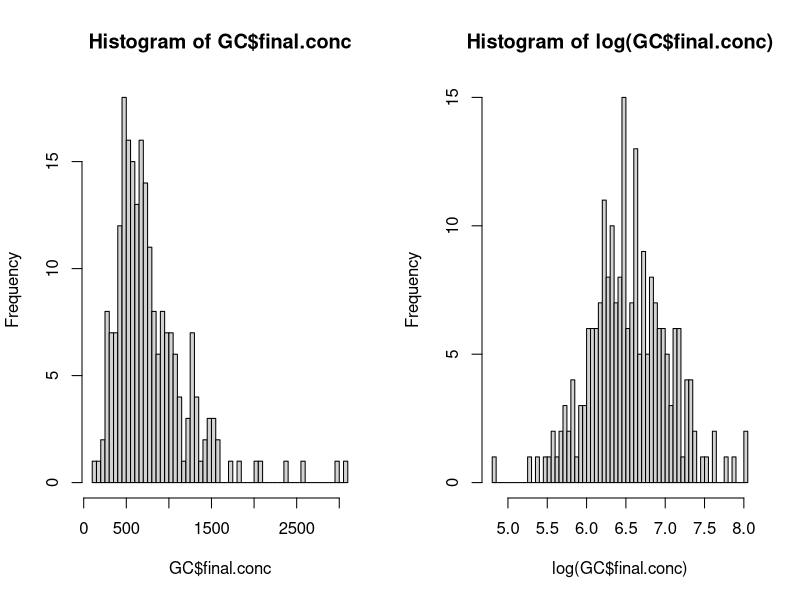

Write R code to recreate this figure. (Note: this script raises an error after producing the figure.)
## ---- chunk 1
knitr::opts_chunk$set(warning=FALSE, message=FALSE)
## ---- chunk 2
x<-c("car", "lme4", "ggplot2", "dplyr", "tibble", "stringr", 'fitdistrplus', 'sjPlot', "condformat", 'kableExtra')
lapply(x, require, character.only = TRUE)
## ---- chunk 3
GC<-read.csv("GCunmatched.csv", h=T)
NEO<-read.csv("NEOunmatched.csv", h=T)
GC_Behavior<-read.csv("GC_behavior_matched.csv")
TL_NEO<-read.csv("Time-lagged_NEO.csv", h=T)
Concurrent_NEO<-read.csv("Concurrent_NEO.csv", h=T)
## ---- chunk 4
par(mfrow=c(1,2)) 
hist(GC$final.conc, breaks=100)
hist(log(GC$final.conc),breaks=100)  
## ---- chunk 5
descdist(log(GC$final.conc), boot= 500)
plotdist(log(GC$final.conc), histo=TRUE, demp=TRUE)
## ---- chunk 6
par(mfrow=c(1,2)) 
hist(NEO$NEO.CR, breaks=100)
hist((log(NEO$NEO.CR)), breaks=100)
## ---- chunk 7
descdist(log(NEO$NEO.CR), boot= 500)
plotdist(log(NEO$NEO.CR), histo=TRUE, demp=TRUE)
## ---- chunk 8
unloadNamespace("fitdistrplus")
library(dplyr)
## ---- chunk 9
GC.LM1=lm(log(GC.final.conc)~ FreqAllProx + RelRank, data=GC_Behavior)
GC.LM2=lm(log(GC.final.conc)~ FreqTotalGR  + RelRank, data=GC_Behavior)
GC.LM3=lm(log(GC.final.conc)~ FreqGRRec + RelRank, data=GC_Behavior)
GC.LM4=lm(log(GC.final.conc)~ FreqGRGiven + RelRank, data=GC_Behavior)
GC.LM5=lm(log(GC.final.conc)~ FreqTimeSpentCop + RelRank, data=GC_Behavior)
GC.LM6=lm(log(GC.final.conc)~ FreqTimeSpentConsort + RelRank, data=GC_Behavior)
## ---- chunk 10
par(mfrow = c(2,2))
GC.LM1=lm(log(GC.final.conc)~ FreqAllProx + RelRank, data=GC_Behavior)
plot(GC.LM1)


GC.LM2=lm(log(GC.final.conc)~ FreqTotalGR  + RelRank, data=GC_Behavior)
plot(GC.LM2)

GC.LM3=lm(log(GC.final.conc)~ FreqGRRec + RelRank, data=GC_Behavior)
plot(GC.LM3)

GC.LM4=lm(log(GC.final.conc)~ FreqGRGiven + RelRank, data=GC_Behavior)
plot(GC.LM4)

GC.LM5=lm(log(GC.final.conc)~ FreqTimeSpentCop + RelRank, data=GC_Behavior)
plot(GC.LM5)

GC.LM6=lm(log(GC.final.conc)~ FreqTimeSpentConsort + RelRank, data=GC_Behavior)
plot(GC.LM6)
## ---- chunk 11
NEO.TL.LM1=lm(log(NEO.CR)~ FreqAllProx  + RelRank, data=TL_NEO)
NEO.TL.LM2=lm(log(NEO.CR)~ FreqTotalGR + RelRank, data=TL_NEO)
NEO.TL.LM3=lm(log(NEO.CR)~ FreqGRRec + RelRank, data=TL_NEO)
NEO.TL.LM4=lm(log(NEO.CR)~ FreqGRGiven + RelRank, data=TL_NEO)
NEO.TL.LM5=lm(log(NEO.CR)~ FreqTimeSpentCop + RelRank, data=TL_NEO)
NEO.TL.LM6=lm(log(NEO.CR)~ FreqTimeSpentConsort + RelRank, data=TL_NEO)
## ---- chunk 12
par(mfrow = c(2,2))
NEO.TL.LM1=lm(log(NEO.CR)~ FreqAllProx  + RelRank, data=TL_NEO)
plot(NEO.TL.LM1)

NEO.TL.LM2=lm(log(NEO.CR)~ FreqTotalGR + RelRank, data=TL_NEO)
plot(NEO.TL.LM2)

NEO.TL.LM3=lm(log(NEO.CR)~ FreqGRRec + RelRank, data=TL_NEO)
plot(NEO.TL.LM3)

NEO.TL.LM4=lm(log(NEO.CR)~ FreqGRGiven + RelRank, data=TL_NEO)
plot(NEO.TL.LM4)

NEO.TL.LM5=lm(log(NEO.CR)~ FreqTimeSpentCop + RelRank, data=TL_NEO)
plot(NEO.TL.LM5)

NEO.TL.LM6=lm(log(NEO.CR)~ FreqTimeSpentConsort + RelRank, data=TL_NEO)
plot(NEO.TL.LM6)
## ---- chunk 13
NEO.Con.LM1=lm(log(NEO.CR)~ FreqAllProx  + RelRank, data=Concurrent_NEO)
NEO.Con.LM2=lm(log(NEO.CR)~ FreqTotalGR + RelRank, data=Concurrent_NEO)
NEO.Con.LM3=lm(log(NEO.CR)~ FreqGRRec + RelRank, data=Concurrent_NEO)
NEO.Con.LM4=lm(log(NEO.CR)~ FreqGRGiven + RelRank, data=Concurrent_NEO)
NEO.Con.LM5=lm(log(NEO.CR)~ FreqTimeSpentCop + RelRank, data=Concurrent_NEO)
NEO.Con.LM6=lm(log(NEO.CR)~ FreqTimeSpentConsort + RelRank, data=Concurrent_NEO)
## ---- chunk 14
par(mfrow = c(2,2))
NEO.Con.LM1=lm(log(NEO.CR)~ FreqAllProx  + RelRank, data=Concurrent_NEO)
plot(NEO.Con.LM1)

NEO.Con.LM2=lm(log(NEO.CR)~ FreqTotalGR + RelRank, data=Concurrent_NEO)
plot(NEO.Con.LM2)

NEO.Con.LM3=lm(log(NEO.CR)~ FreqGRRec + RelRank, data=Concurrent_NEO)
plot(NEO.Con.LM3)

NEO.Con.LM4=lm(log(NEO.CR)~ FreqGRGiven + RelRank, data=Concurrent_NEO)
plot(NEO.Con.LM4)

NEO.Con.LM5=lm(log(NEO.CR)~ FreqTimeSpentCop + RelRank, data=Concurrent_NEO)
plot(NEO.Con.LM5)

NEO.Con.LM6=lm(log(NEO.CR)~ FreqTimeSpentConsort + RelRank, data=Concurrent_NEO)
plot(NEO.Con.LM6)
## ---- chunk 15
GC.LM1.vif<-rownames_to_column(as.data.frame(vif(GC.LM1)), "Independent_Variable")
GC.LM1.vif.tidy<- GC.LM1.vif %>%
  rename(VIF = "vif(GC.LM1)") %>%
  add_column(GC_Linear_model = "model 1") %>%
  dplyr::select(GC_Linear_model, Independent_Variable, VIF) %>%
  filter(str_detect(Independent_Variable,'FreqAllProx'))

GC.LM2.vif<-rownames_to_column(as.data.frame(vif(GC.LM2)), "Independent_Variable")
GC.LM2.vif.tidy<- GC.LM2.vif %>%
  rename(VIF = "vif(GC.LM2)") %>%
  add_column(GC_Linear_model = "model 2") %>%
  dplyr::select(GC_Linear_model, Independent_Variable, VIF) %>%
  filter(str_detect(Independent_Variable, 'FreqTotalGR'))

GC.LM3.vif<-rownames_to_column(as.data.frame(vif(GC.LM3)), "Independent_Variable")
GC.LM3.vif.tidy<- GC.LM3.vif %>%
  rename(VIF = "vif(GC.LM3)") %>%
  add_column(GC_Linear_model = "model 3") %>%
  dplyr::select(GC_Linear_model, Independent_Variable, VIF) %>%
  filter(str_detect(Independent_Variable, 'FreqGRRec'))

GC.LM4.vif<-rownames_to_column(as.data.frame(vif(GC.LM4)), "Independent_Variable")
GC.LM4.vif.tidy<- GC.LM4.vif %>%
  rename(VIF = "vif(GC.LM4)") %>%
  add_column(GC_Linear_model = "model 4") %>%
  dplyr::select(GC_Linear_model, Independent_Variable, VIF) %>%
  filter(str_detect(Independent_Variable, 'FreqGRGiven'))

GC.LM5.vif<-rownames_to_column(as.data.frame(vif(GC.LM5)), "Independent_Variable")
GC.LM5.vif.tidy<- GC.LM5.vif %>%
  rename(VIF = "vif(GC.LM5)") %>%
  add_column(GC_Linear_model = "model 5") %>%
  dplyr::select(GC_Linear_model, Independent_Variable, VIF) %>%
  filter(str_detect(Independent_Variable, 'FreqTimeSpentCop'))

GC.LM6.vif<-rownames_to_column(as.data.frame(vif(GC.LM6)), "Independent_Variable")
GC.LM6.vif.tidy<- GC.LM6.vif %>%
  rename(VIF = "vif(GC.LM6)") %>%
  add_column(GC_Linear_model = "model 6") %>%
  dplyr::select(GC_Linear_model, Independent_Variable, VIF) %>%
  filter(str_detect(Independent_Variable, 'FreqTimeSpentConsort'))

All.GC.VIFS <-rbind(GC.LM1.vif.tidy, GC.LM2.vif.tidy, GC.LM3.vif.tidy, GC.LM4.vif.tidy, GC.LM5.vif.tidy, GC.LM6.vif.tidy) %>%
  kable(format="html", escape = F) %>%
  kable_styling(full_width=TRUE); All.GC.VIFS
## ---- chunk 16
NEO.TL.LM1.vif<-rownames_to_column(as.data.frame(vif(NEO.TL.LM1)), "Independent_Variable")
NEO.TL.LM1.vif.tidy<- NEO.TL.LM1.vif %>%
  rename(VIF = "vif(NEO.TL.LM1)") %>%
  add_column(NEO.TL_Linear_model = "model 1") %>%
  dplyr::select(NEO.TL_Linear_model, Independent_Variable, VIF) %>%
  filter(str_detect(Independent_Variable,'FreqAllProx'))

NEO.TL.LM2.vif<-rownames_to_column(as.data.frame(vif(NEO.TL.LM2)), "Independent_Variable")
NEO.TL.LM2.vif.tidy<- NEO.TL.LM2.vif %>%
  rename(VIF = "vif(NEO.TL.LM2)") %>%
  add_column(NEO.TL_Linear_model = "model 2") %>%
  dplyr::select(NEO.TL_Linear_model, Independent_Variable, VIF) %>%
  filter(str_detect(Independent_Variable, 'FreqTotalGR'))

NEO.TL.LM3.vif<-rownames_to_column(as.data.frame(vif(NEO.TL.LM3)), "Independent_Variable")
NEO.TL.LM3.vif.tidy<- NEO.TL.LM3.vif %>%
  rename(VIF = "vif(NEO.TL.LM3)") %>%
  add_column(NEO.TL_Linear_model = "model 3") %>%
  dplyr::select(NEO.TL_Linear_model, Independent_Variable, VIF) %>%
  filter(str_detect(Independent_Variable, 'FreqGRRec'))

NEO.TL.LM4.vif<-rownames_to_column(as.data.frame(vif(NEO.TL.LM4)), "Independent_Variable")
NEO.TL.LM4.vif.tidy<- NEO.TL.LM4.vif %>%
  rename(VIF = "vif(NEO.TL.LM4)") %>%
  add_column(NEO.TL_Linear_model = "model 4") %>%
  dplyr::select(NEO.TL_Linear_model, Independent_Variable, VIF) %>%
  filter(str_detect(Independent_Variable, 'FreqGRGiven'))

NEO.TL.LM5.vif<-rownames_to_column(as.data.frame(vif(NEO.TL.LM5)), "Independent_Variable")
NEO.TL.LM5.vif.tidy<- NEO.TL.LM5.vif %>%
  rename(VIF = "vif(NEO.TL.LM5)") %>%
  add_column(NEO.TL_Linear_model = "model 5") %>%
  dplyr::select(NEO.TL_Linear_model, Independent_Variable, VIF) %>%
  filter(str_detect(Independent_Variable, 'FreqTimeSpentCop'))

NEO.TL.LM6.vif<-rownames_to_column(as.data.frame(vif(NEO.TL.LM6)), "Independent_Variable")
NEO.TL.LM6.vif.tidy<- NEO.TL.LM6.vif %>%
  rename(VIF = "vif(NEO.TL.LM6)") %>%
  add_column(NEO.TL_Linear_model = "model 6") %>%
  dplyr::select(NEO.TL_Linear_model, Independent_Variable, VIF) %>%
  filter(str_detect(Independent_Variable, 'FreqTimeSpentConsort'))

All.NEO.TL.VIFS <-rbind(NEO.TL.LM1.vif.tidy, NEO.TL.LM2.vif.tidy, NEO.TL.LM3.vif.tidy, NEO.TL.LM4.vif.tidy, NEO.TL.LM5.vif.tidy, NEO.TL.LM6.vif.tidy) %>%
  kable(format="html", escape = F) %>%
  kable_styling(full_width=TRUE); All.NEO.TL.VIFS
## ---- chunk 17
NEO.Con.LM1.vif<-rownames_to_column(as.data.frame(vif(NEO.Con.LM1)), "Independent_Variable")
NEO.Con.LM1.vif.tidy<- NEO.Con.LM1.vif %>%
  rename(VIF = "vif(NEO.Con.LM1)") %>%
  add_column(NEO.Con_Linear_model = "model 1") %>%
  dplyr::select(NEO.Con_Linear_model, Independent_Variable, VIF) %>%
  filter(str_detect(Independent_Variable,'FreqAllProx'))

NEO.Con.LM2.vif<-rownames_to_column(as.data.frame(vif(NEO.Con.LM2)), "Independent_Variable")
NEO.Con.LM2.vif.tidy<- NEO.Con.LM2.vif %>%
  rename(VIF = "vif(NEO.Con.LM2)") %>%
  add_column(NEO.Con_Linear_model = "model 2") %>%
  dplyr::select(NEO.Con_Linear_model, Independent_Variable, VIF) %>%
  filter(str_detect(Independent_Variable, 'FreqTotalGR'))

NEO.Con.LM3.vif<-rownames_to_column(as.data.frame(vif(NEO.Con.LM3)), "Independent_Variable")
NEO.Con.LM3.vif.tidy<- NEO.Con.LM3.vif %>%
  rename(VIF = "vif(NEO.Con.LM3)") %>%
  add_column(NEO.Con_Linear_model = "model 3") %>%
  dplyr::select(NEO.Con_Linear_model, Independent_Variable, VIF) %>%
  filter(str_detect(Independent_Variable, 'FreqGRRec'))

NEO.Con.LM4.vif<-rownames_to_column(as.data.frame(vif(NEO.Con.LM4)), "Independent_Variable")
NEO.Con.LM4.vif.tidy<- NEO.Con.LM4.vif %>%
  rename(VIF = "vif(NEO.Con.LM4)") %>%
  add_column(NEO.Con_Linear_model = "model 4") %>%
  dplyr::select(NEO.Con_Linear_model, Independent_Variable, VIF) %>%
  filter(str_detect(Independent_Variable, 'FreqGRGiven'))

NEO.Con.LM5.vif<-rownames_to_column(as.data.frame(vif(NEO.Con.LM5)), "Independent_Variable")
NEO.Con.LM5.vif.tidy<- NEO.Con.LM5.vif %>%
  rename(VIF = "vif(NEO.Con.LM5)") %>%
  add_column(NEO.Con_Linear_model = "model 5") %>%
  dplyr::select(NEO.Con_Linear_model, Independent_Variable, VIF) %>%
  filter(str_detect(Independent_Variable, 'FreqTimeSpentCop'))

NEO.Con.LM6.vif<-rownames_to_column(as.data.frame(vif(NEO.Con.LM6)), "Independent_Variable")
NEO.Con.LM6.vif.tidy<- NEO.Con.LM6.vif %>%
  rename(VIF = "vif(NEO.Con.LM6)") %>%
  add_column(NEO.Con_Linear_model = "model 6") %>%
  dplyr::select(NEO.Con_Linear_model, Independent_Variable, VIF) %>%
  filter(str_detect(Independent_Variable, 'FreqTimeSpentConsort'))

All.NEO.Con.VIFS <-rbind(NEO.Con.LM1.vif.tidy, NEO.Con.LM2.vif.tidy, NEO.Con.LM3.vif.tidy, NEO.Con.LM4.vif.tidy, NEO.Con.LM5.vif.tidy, NEO.Con.LM6.vif.tidy) %>%
  kable(format="html", escape = F) %>%
  kable_styling(full_width=TRUE); All.NEO.Con.VIFS
